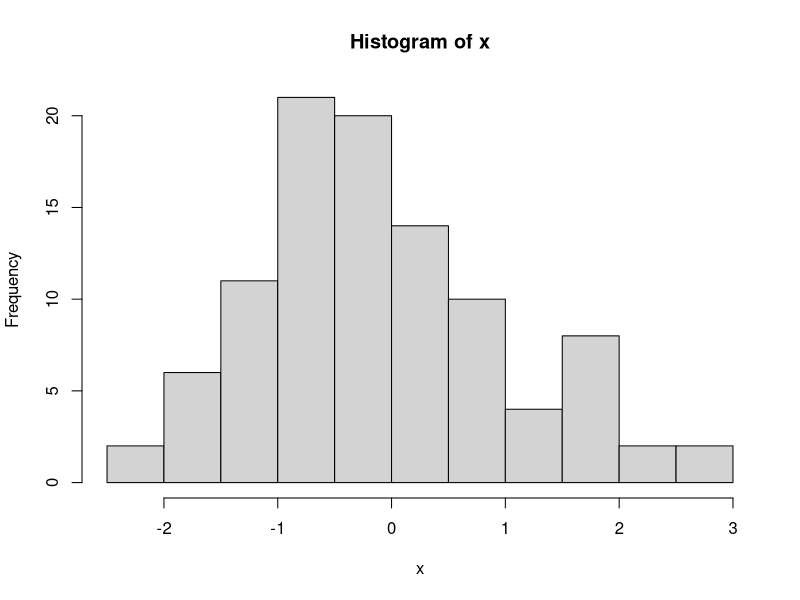
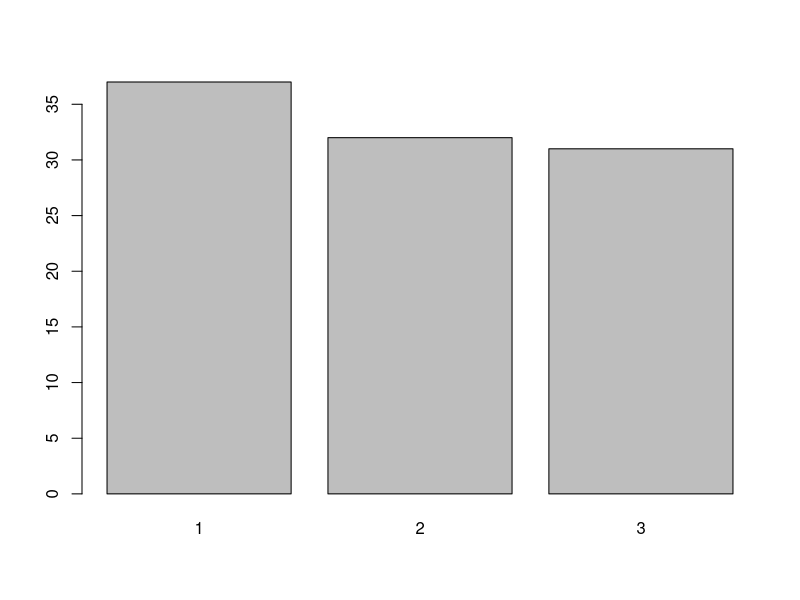
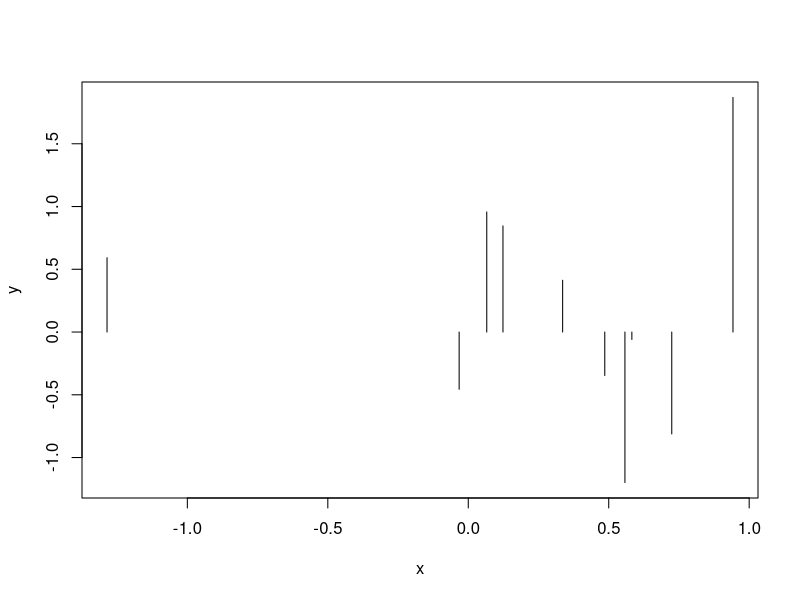
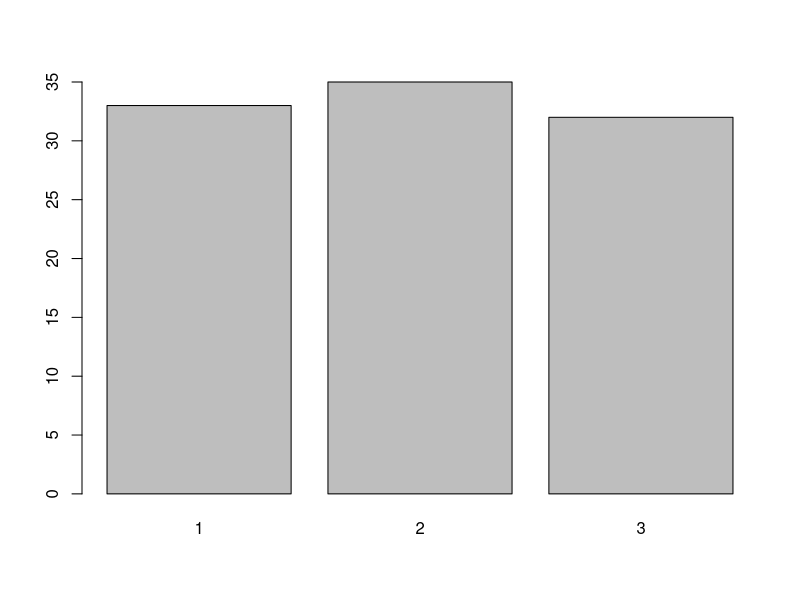
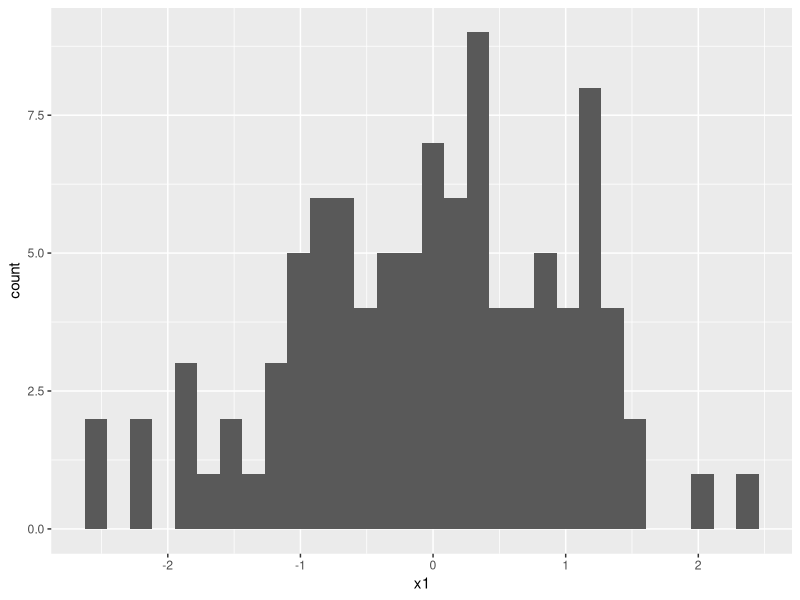
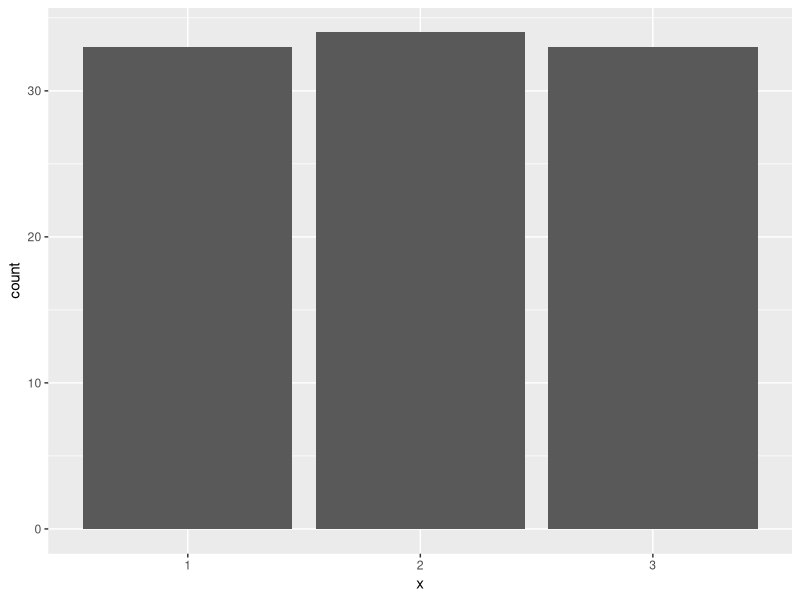
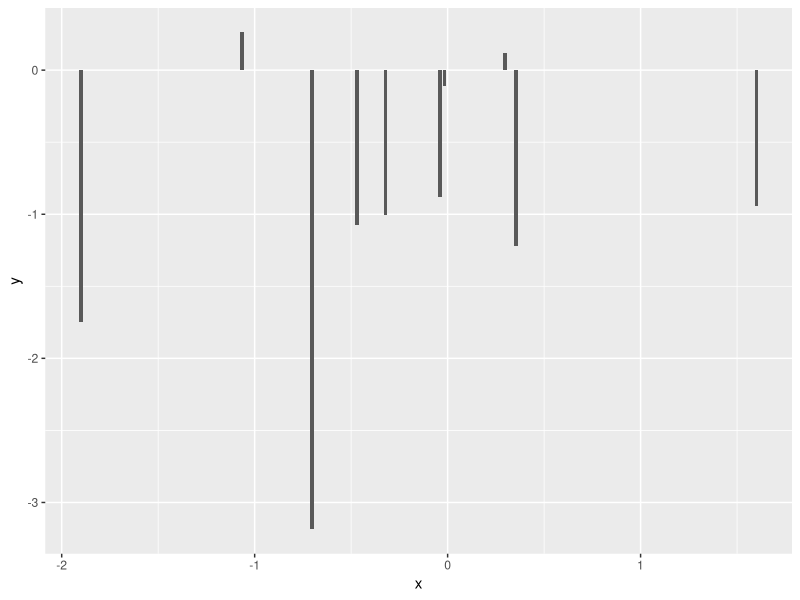
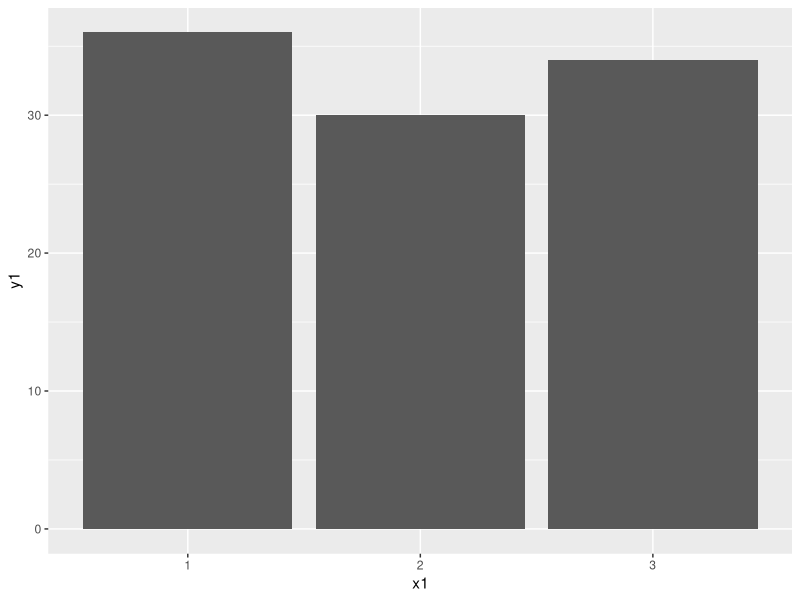

R code for these plots, in order: (Note: this script raises an error after producing the figures.)
## ---- chunk 1
x <- rnorm(100)
hist(x, br=10)
## ---- chunk 2
x <- sample(1:3, 100, replace = T)
count_x <- table(x)
barplot(count_x)
## ---- chunk 3
x <- rnorm(10)
y <- rnorm(10)
plot(x, y, type="h")
## ---- chunk 4
x <- 1:3
y <- table(sample(x, 100, replace = T))
barplot(y)
## ---- chunk 5
library(ggplot2)
## ---- chunk 6
dat <- data.frame(x1=rnorm(100))
ggplot(dat, aes(x=x1)) +
  geom_bar(stat="bin")


x <- sample(1:3, 100, replace = T)
dat <- data.frame(x=factor(x))
ggplot(dat, aes(x=x)) +
  geom_bar(stat="count")


x <- rnorm(10)
y <- rnorm(10)
dat <- data.frame(x, y)
ggplot(dat, aes(x=x, y=y)) +
  geom_bar(stat="identity")


x1 <- as.factor(1:3)
y1 <- tabulate(sample(x1, 100, replace=T))
dat <- data.frame(x1, y1)
ggplot(dat, aes(x=x1, y=y1)) +
  geom_bar(stat="identity") 

ggplot(dat, aes(x=x1, y=y1, fill=x1)) +
  geom_bar(stat="identity") 

ggplot(dat, aes(x=x, y=y, fill=x)) +
  geom_bar(stat="identity") +
  guides(fill=FALSE)


ggplot(dat, aes(x=x, y=y, fill=x)) +
  geom_bar(stat="identity") +
  guides(fill=FALSE) +
  xlab("Discrete cases") + 
  ylab("Value") +
  ggtitle("Barplot for x:discrete and y:value") 


ggplot(dat, aes(x=x, y=y, fill=x)) +
  geom_bar(stat="identity") +
  guides(fill=FALSE) +
  xlab("Discrete cases") + 
  ylab("Value") +
  ylim(c(0,50))+
  ggtitle("Barplot for x:discrete and y:value")

